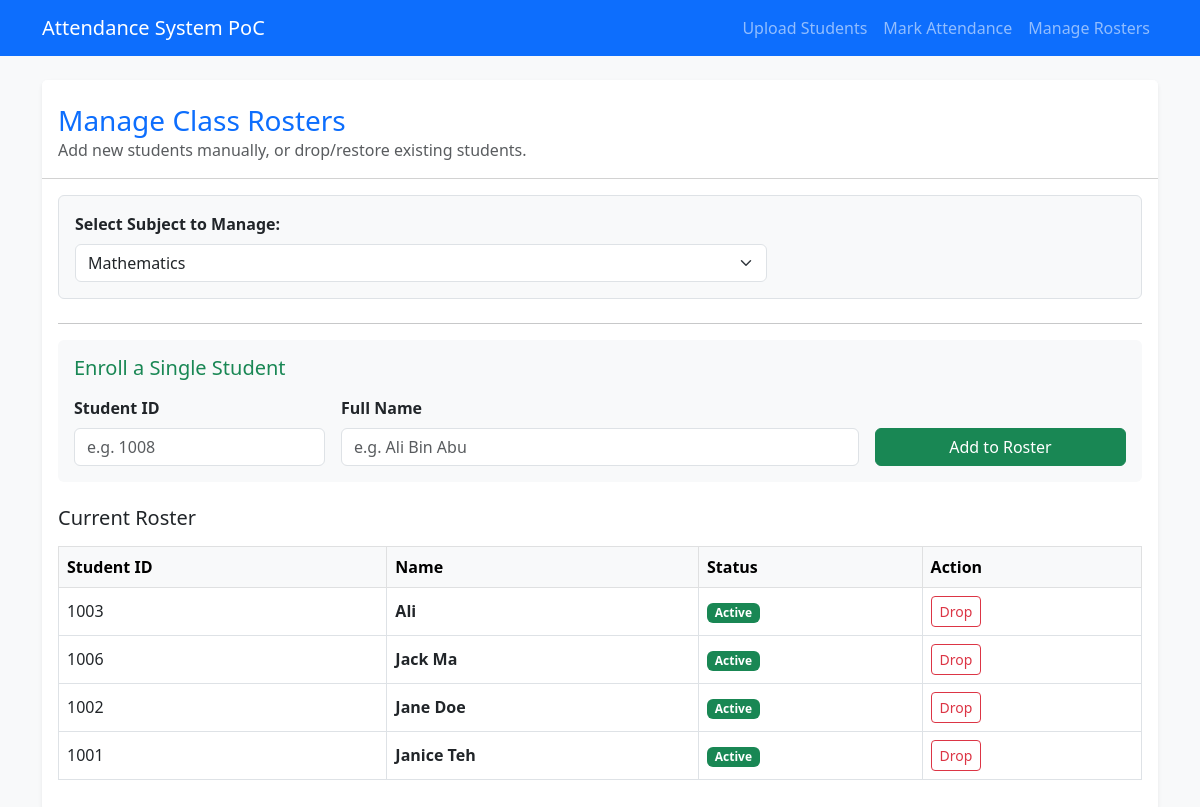
The page /manage?class_id=1 on the database its author committed.
### tables this page shows
CREATE TABLE enrollments (
                student_id TEXT,
                class_id INTEGER,
                is_active INTEGER DEFAULT 1, 
                PRIMARY KEY (student_id, class_id),
                FOREIGN KEY(student_id) REFERENCES students(student_id),
                FOREIGN KEY(class_id) REFERENCES classes(id)
            );

CREATE TABLE students (
                student_id TEXT PRIMARY KEY,
                name TEXT NOT NULL
            );

### app.py (the view, shortened to what this page needs)
@app.route('/manage', methods=['GET', 'POST'])
def manage_roster():
    selected_class_id = request.args.get('class_id')
    with get_db_connection() as conn:
        classes = conn.execute('SELECT * FROM classes ORDER BY name').fetchall()
        students = []
        if selected_class_id:
            students = conn.execute('''
                SELECT s.student_id, s.name, e.is_active
                FROM students s
                JOIN enrollments e ON s.student_id = e.student_id
                WHERE e.class_id = ?
                ORDER BY s.name
            ''', (selected_class_id,)).fetchall()
    return render_template('manage.html', classes=classes, students=students, selected_class_id=selected_class_id)

### app.py (called while the page is built)
def get_db_connection():
    conn = sqlite3.connect(DB_NAME)
    conn.row_factory = sqlite3.Row
    return conn

### templates/manage.html (shortened to what this page needs)
{% extends 'base.html' %}
{% block content %}
<div class="card shadow-sm border-0 mt-4">
    <div class="card-header bg-white pt-4 pb-3">
        <h3 class="mb-0 text-primary">Manage Class Rosters</h3>
        <p class="text-muted mb-0">Add new students manually, or drop/restore existing students.</p>
    </div>
    <div class="card-body">
        <form method="get" class="mb-4 bg-light p-3 rounded border">
            <div class="row align-items-center">
                <div class="col-md-8">
                    <label class="form-label fw-bold">Select Subject to Manage:</label>
                    <select name="class_id" class="form-select" required onchange="this.form.submit()">
                        {% for c in classes %}
                            <option value="{{ c['id'] }}" {% if selected_class_id|string == c['id']|string %}selected{% endif %}>
                                {{ c['name'] }}
                            </option>
                        {% endfor %}
                    </select>
                </div>
            </div>
        </form>
        <hr>
        {% if selected_class_id %}
            <div class="card mb-4 bg-light border-0">
                <div class="card-body">
                    <h5 class="card-title text-success mb-3">Enroll a Single Student</h5>
                    <form method="post" action="/manage" class="row g-3 align-items-end">
                        <div class="col-md-3">
                            <label class="form-label fw-bold">Student ID</label>
                            <input type="text" name="new_student_id" class="form-control" placeholder="e.g. 1008" required>
                        </div>
                        <div class="col-md-6">
                            <label class="form-label fw-bold">Full Name</label>
                            <input type="text" name="new_student_name" class="form-control" placeholder="e.g. Ali Bin Abu" required>
                        </div>
                        <div class="col-md-3">
                            <button type="submit" class="btn btn-success w-100">Add to Roster</button>
                        </div>
                    </form>
                </div>
            </div>
            {% if students %}
                <h5 class="mb-3">Current Roster</h5>
                <table class="table table-hover table-bordered align-middle">
                    <thead class="table-light">
                        <tr>
                            <th>Student ID</th>
                            <th>Name</th>
                            <th>Status</th>
                            <th>Action</th>
                        </tr>
                    </thead>
                    <tbody>
                        {% for student in students %}
                        <tr class="{% if student['is_active'] == 0 %}table-secondary text-muted{% endif %}">
                            <td>{{ student['student_id'] }}</td>
                            <td class="fw-bold">{{ student['name'] }}</td>
                            <td>
                                {% if student['is_active'] == 1 %}
                                    <span class="badge bg-success">Active</span>
                                {% else %}
                                    <span class="badge bg-danger">Dropped</span>
                                {% endif %}
                            </td>
                            <td>
                                <form method="post" action="/manage" class="m-0">
                                    {% if student['is_active'] == 1 %}
                                        <button type="submit" class="btn btn-outline-danger btn-sm">Drop</button>
                                    {% else %}
                                        <input type="hidden" name="action" value="restore">
                                        <button type="submit" class="btn btn-outline-success btn-sm">Restore</button>
                                    {% endif %}
                                </form>
                            </td>
                        </tr>
                        {% endfor %}
                    </tbody>
                </table>
            {% else %}
                <div class="alert alert-warning mt-4">No students found for this class. Try adding one above!</div>
            {% endif %}
        {% endif %}
    </div>
</div>
{% endblock %}

### rows shown on the page
enrollments: student_id "1003", name "Ali", is_active "Active"
enrollments: student_id "1006", name "Jack Ma", is_active "Active"
enrollments: student_id "1002", name "Jane Doe", is_active "Active"
enrollments: student_id "1001", name "Janice Teh", is_active "Active"

### other values the page prints
form field class_id "Mathematics"
